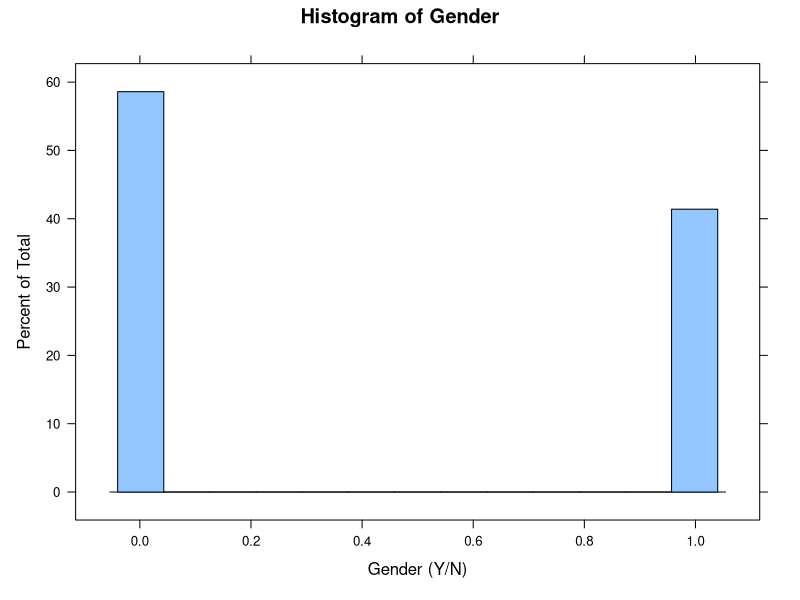
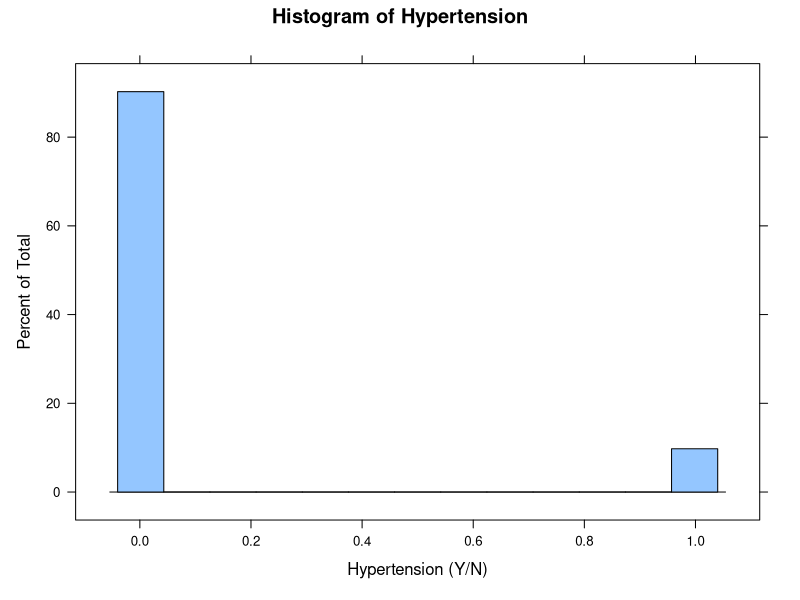
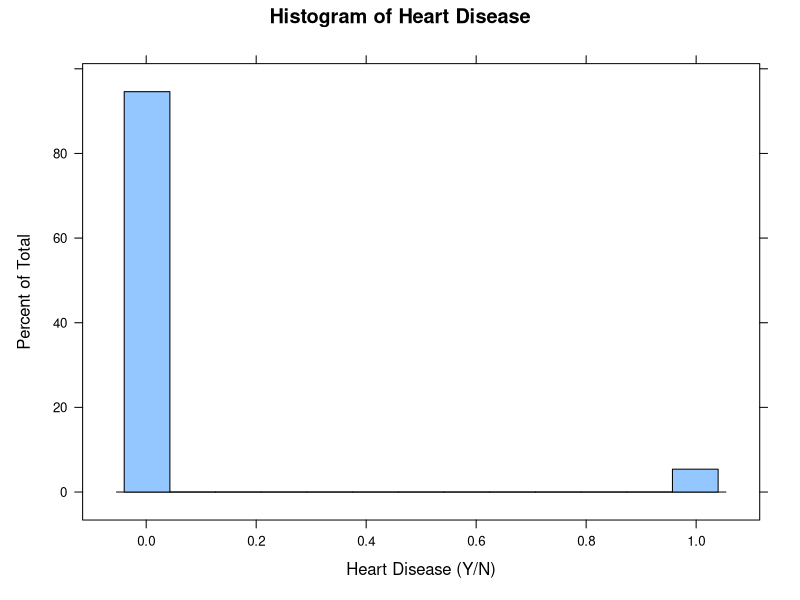
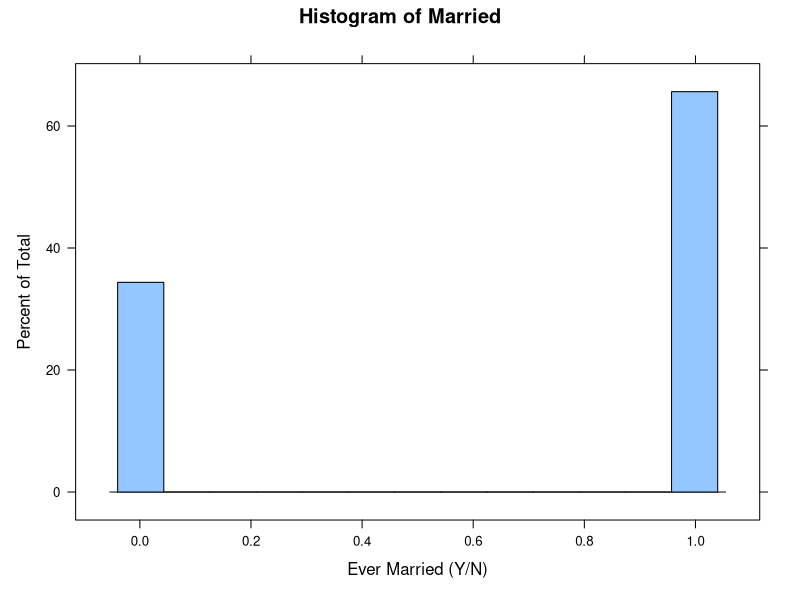
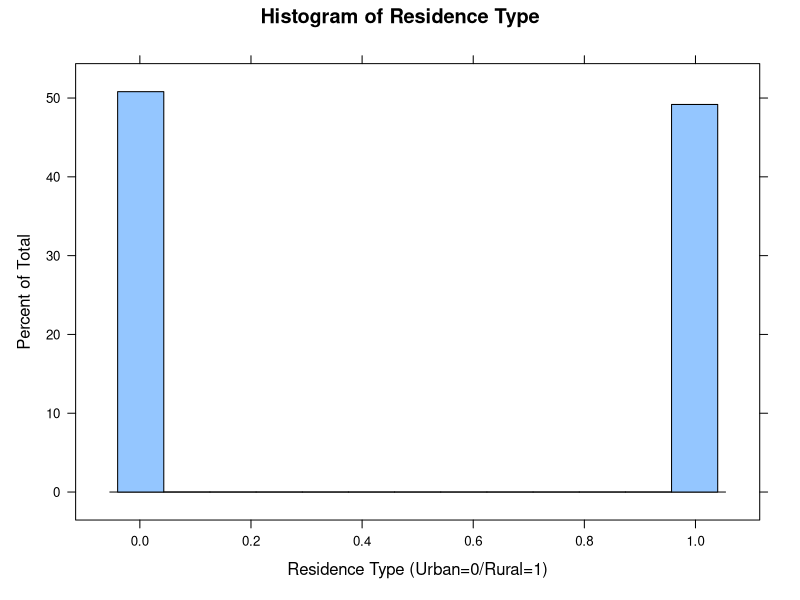
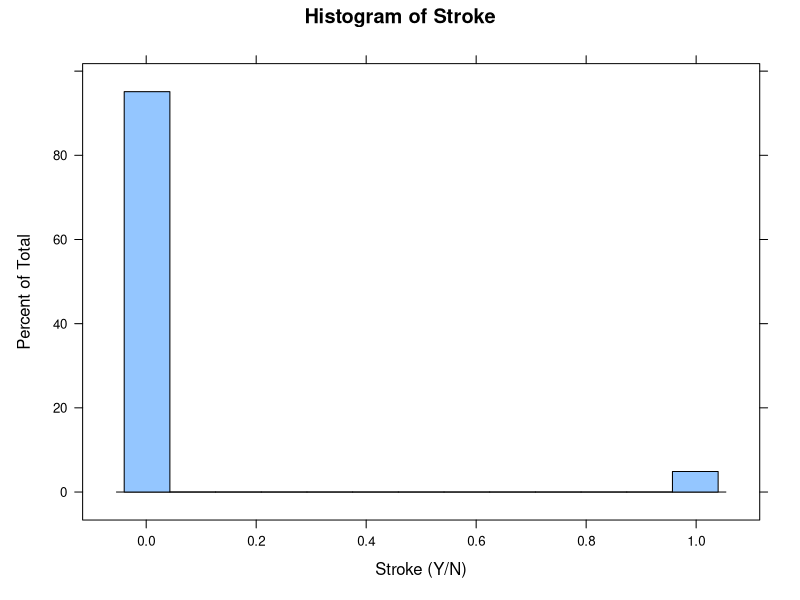
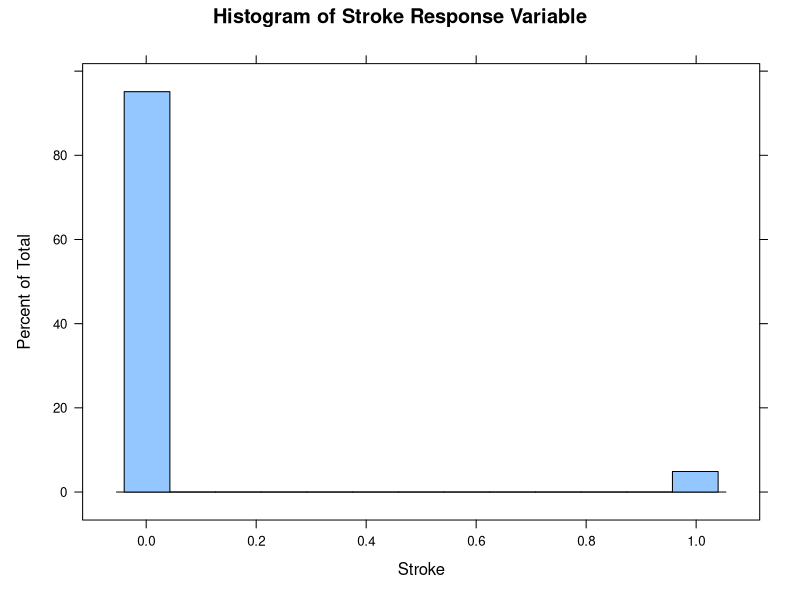
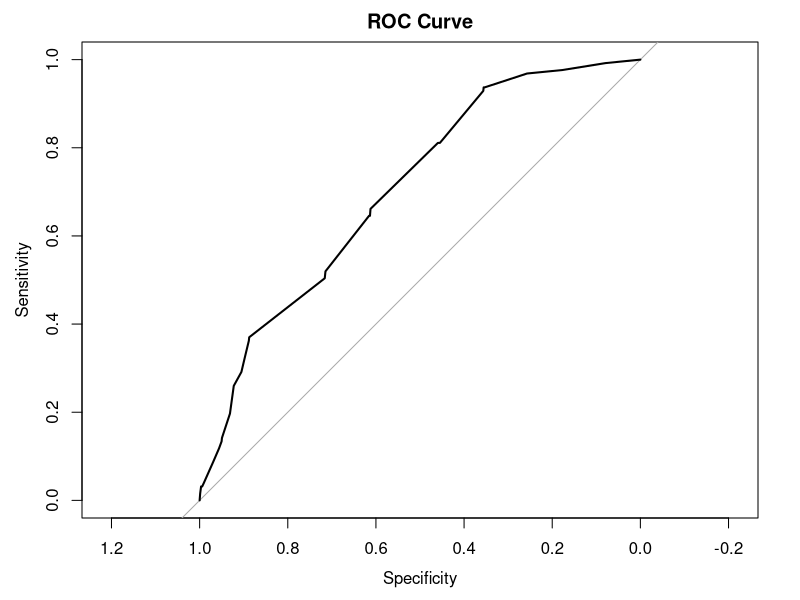

Here is the R script that generated these plots, in order:
## ---- chunk 1
library(tidyverse)
library(lmtest)
library(caret)
library(conflicted)
library(MASS)
library(caTools)
library(car)
library(pROC)
## ---- chunk 2
data <- data.frame(read.csv("healthcare-dataset-stroke-data.csv"))
stroke.df <- subset(data, select=-c(age, smoking_status, avg_glucose_level, bmi))
stroke.df <- na.omit(stroke.df)

cat("Data Points:", nrow(stroke.df) - sum(is.na(stroke.df)))
## ---- chunk 3
head(stroke.df, 3)
## ---- chunk 4
# Is Male?
stroke.df$gender[stroke.df$gender == "Male"] <- 1
stroke.df$gender[stroke.df$gender == "Female"] <- 0

# Ever Married?
stroke.df$ever_married[stroke.df$ever_married == "Yes"] <- 1
stroke.df$ever_married[stroke.df$ever_married == "No"] <- 0

# Rural?
stroke.df$Residence_type[stroke.df$Residence_type == "Rural"] <- 1
stroke.df$Residence_type[stroke.df$Residence_type == "Urban"] <- 0


stroke.df$gender = as.integer(stroke.df$gender)
stroke.df$ever_married = as.integer(stroke.df$ever_married)
stroke.df$Residence_type = as.integer(stroke.df$Residence_type)

stroke.df <- na.omit(stroke.df)
head(stroke.df, 5)
## ---- chunk 5
histogram(stroke.df$gender, xlab = "Gender (Y/N)", main = "Histogram of Gender")
histogram(stroke.df$hypertension, xlab = "Hypertension (Y/N)", main = "Histogram of Hypertension")
histogram(stroke.df$heart_disease, xlab = "Heart Disease (Y/N)", main = "Histogram of Heart Disease")
histogram(stroke.df$ever_married, xlab = "Ever Married (Y/N)", main = "Histogram of Married")
histogram(stroke.df$Residence_type, xlab = "Residence Type (Urban=0/Rural=1)", main = "Histogram of Residence Type")
histogram(stroke.df$stroke, xlab = "Stroke (Y/N)", main = "Histogram of Stroke")
## ---- chunk 6
logit_model <- glm(
  stroke ~.,
  family = binomial(link = "logit"), 
  data = stroke.df
)
## ---- chunk 7
histogram(stroke.df$stroke, xlab='Stroke', main='Histogram of Stroke Response Variable')
## ---- chunk 8
vif(logit_model)
## ---- chunk 9
nrow(stroke.df) > (ncol(stroke.df) - 1) * 50
## ---- chunk 10
influence <- 2 / sqrt(nrow(stroke.df))
distance <- cooks.distance(logit_model)
distance[distance > influence]
## ---- chunk 11
partition_size <- floor(0.5 * nrow(data))

set.seed(101)
decision_vector <- sample(seq_len(nrow(data)), size = partition_size)

df.test <- stroke.df[-decision_vector, ]
df.train <- stroke.df[decision_vector, ]

## ---- chunk 12
model <- glm(
  stroke ~.,
  family = binomial(link = "logit"), 
  data = df.train
)

summary(model)
## ---- chunk 13
null <- glm(
  stroke ~ 1,
  family = binomial(link = "logit"), 
  data = df.train
)

null_deviance <- -2*(logLik(null))
null_deviance

## ---- chunk 14
residual_deviance = -2*logLik(model)
residual_deviance
## ---- chunk 15
reduction <- null_deviance - residual_deviance
reduction
## ---- chunk 16
anova(null, model, test="Chisq")
## ---- chunk 17
pseudo <- 1 - (logLik(model) / logLik(null))
pseudo
## ---- chunk 18
predictions <- predict(model, newdata = df.test, type = "response")
predictions <- as.numeric(predictions > 0.5)

table(predicted = predictions, actual = df.test$stroke)
## ---- chunk 19
roc_curve <- roc(df.test$stroke, predict(model, newdata = df.test, type = "response"))
plot(roc_curve, main = 'ROC Curve')
auc(roc_curve)
